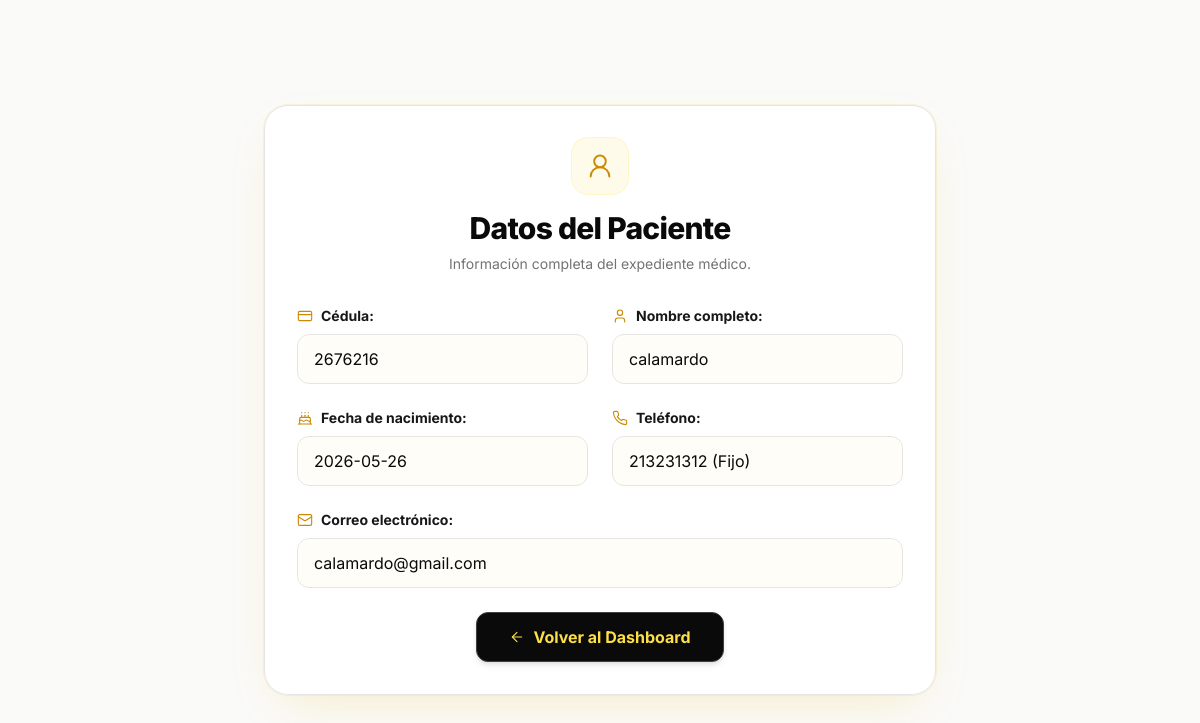
Page /public/admin/ver_paciente?id=23 (signed in) on the committed database.
### tables this page shows
CREATE TABLE `telefonos` (
  `id_telefono` int(11) NOT NULL,
  `id_paciente` int(11) NOT NULL,
  `numero` varchar(20) NOT NULL,
  `tipo` varchar(20) DEFAULT 'Móvil'
);

CREATE TABLE `pacientes` (
  `id_paciente` int(11) NOT NULL,
  `cedula` varchar(20) NOT NULL,
  `nombre_completo` varchar(100) NOT NULL,
  `fecha_nacimiento` date NOT NULL,
  `correo` varchar(150) DEFAULT NULL,
  `password_hash` varchar(255) DEFAULT NULL,
  `fecha_registro` timestamp NOT NULL DEFAULT current_timestamp()
);

### config/database.php (called while the page is built, shortened)
<?php
class Database {
    private $host = 'localhost';
    private $db_name = 'cero_db';
    private $username = 'root';
    private $password = '';
    public function getConnection() {
        $this->conn = null;
        try {
            $this->conn = new PDO("mysql:host=" . $this->host . ";dbname=" . $this->db_name, $this->username, $this->password);
            $this->conn->setAttribute(PDO::ATTR_ERRMODE, PDO::ERRMODE_EXCEPTION);
        } catch(PDOException $exception) {
            echo "Error de conexión: " . $exception->getMessage();
        }
        return $this->conn;
    }
}
?>

### models/Paciente.php (called while the page is built, shortened)
<?php
class Paciente {
    private $conn;
    private $table_name = "pacientes";
    public function __construct($db) {
        $this->conn = $db;
    }
    public function obtenerPorId($id_paciente) {
        $query = "SELECT p.*, t.numero, t.tipo FROM " . $this->table_name . " p
                  LEFT JOIN telefonos t ON p.id_paciente = t.id_paciente
                  WHERE p.id_paciente = :id";
        $stmt = $this->conn->prepare($query);
        $stmt->bindParam(':id', $id_paciente);
        $stmt->execute();
        return $stmt->fetch(PDO::FETCH_ASSOC);
    }
}
?>

### views/intranet/ver_paciente.php (the view, shortened to what this page needs)
<!DOCTYPE html>
<html lang="es">
<head>
    <?php require __DIR__ . '/../partials/tailwind_cero.php'; ?>
</head>
<body class="bg-cero-paper flex items-center justify-center min-h-screen p-6 font-sans relative overflow-x-hidden">
    <div class="pointer-events-none absolute inset-0 -z-10">
        <div class="absolute top-1/4 left-1/4 h-56 w-56 rounded-full bg-cero-sun/12 blur-3xl"></div>
    </div>
    <div class="bg-white/95 backdrop-blur-md p-8 rounded-3xl shadow-cero-glow w-full max-w-2xl border border-cero-fog animate-cero-scale-in">
        <div class="text-center mb-8">
            <div class="inline-flex items-center justify-center w-14 h-14 rounded-2xl bg-cero-cream text-cero-honey ring-1 ring-cero-sun/30 mb-4 mx-auto">
                <i data-lucide="user-round" class="w-7 h-7"></i>
            </div>
            <h1 class="text-3xl font-extrabold text-cero-black tracking-tight">Datos del Paciente</h1>
            <p class="text-sm text-cero-muted mt-2">Información completa del expediente médico.</p>
        </div>
        <div class="space-y-6">
            <div class="grid grid-cols-1 md:grid-cols-2 gap-6">
                <div>
                    <label class="flex items-center gap-2 text-sm font-bold text-cero-ink mb-2">
                        <i data-lucide="credit-card" class="w-4 h-4 text-cero-honey"></i> Cédula:
                    </label>
                    <p class="w-full px-4 py-3 rounded-xl border border-cero-fog bg-cero-cream/40 text-cero-black transition hover:border-cero-amber/30"><?= htmlspecialchars($paciente_data['cedula']) ?></p>
                </div>
                <div>
                    <label class="flex items-center gap-2 text-sm font-bold text-cero-ink mb-2">
                        <i data-lucide="user" class="w-4 h-4 text-cero-honey"></i> Nombre completo:
                    </label>
                    <p class="w-full px-4 py-3 rounded-xl border border-cero-fog bg-cero-cream/40 text-cero-black transition hover:border-cero-amber/30"><?= htmlspecialchars($paciente_data['nombre_completo']) ?></p>
                </div>
                <div>
                    <label class="flex items-center gap-2 text-sm font-bold text-cero-ink mb-2">
                        <i data-lucide="cake" class="w-4 h-4 text-cero-honey"></i> Fecha de nacimiento:
                    </label>
                    <p class="w-full px-4 py-3 rounded-xl border border-cero-fog bg-cero-cream/40 text-cero-black transition hover:border-cero-amber/30"><?= htmlspecialchars($paciente_data['fecha_nacimiento']) ?></p>
                </div>
                <div>
                    <label class="flex items-center gap-2 text-sm font-bold text-cero-ink mb-2">
                        <i data-lucide="phone" class="w-4 h-4 text-cero-honey"></i> Teléfono:
                    </label>
                    <p class="w-full px-4 py-3 rounded-xl border border-cero-fog bg-cero-cream/40 text-cero-black transition hover:border-cero-amber/30"><?= htmlspecialchars($paciente_data['numero'] ?? 'No registrado') ?> (<?= htmlspecialchars($paciente_data['tipo'] ?? 'N/A') ?>)</p>
                </div>
                <div class="col-span-1 md:col-span-2">
                    <label class="flex items-center gap-2 text-sm font-bold text-cero-ink mb-2">
                        <i data-lucide="mail" class="w-4 h-4 text-cero-honey"></i> Correo electrónico:
                    </label>
                    <p class="w-full px-4 py-3 rounded-xl border border-cero-fog bg-cero-cream/40 text-cero-black transition hover:border-cero-amber/30"><?= htmlspecialchars($paciente_data['correo']) ?></p>
                </div>
            </div>
            <div class="flex justify-center mt-8">
                <a href="/cero_project/public/dashboard" class="inline-flex items-center gap-2 bg-cero-black hover:bg-cero-ink text-cero-sun font-bold py-3 px-8 rounded-xl transition-all duration-200 shadow-md hover:shadow-lg border border-cero-line hover:-translate-y-0.5">
                    <i data-lucide="arrow-left" class="w-4 h-4"></i>
                    Volver al Dashboard
                </a>
            </div>
        </div>
    </div>
</body>
</html>

### views/partials/tailwind_cero.php (style rules this page uses)
[data-lucide] { display: inline-block; vertical-align: middle; }
.lucide { stroke: currentColor; }

### rows in the picture
telefonos: id_paciente.cedula "2676216", id_paciente.nombre_completo "calamardo", id_paciente.fecha_nacimiento "2026-05-26", numero "213231312", tipo "Fijo", id_paciente.correo "calamardo@gmail.com"
